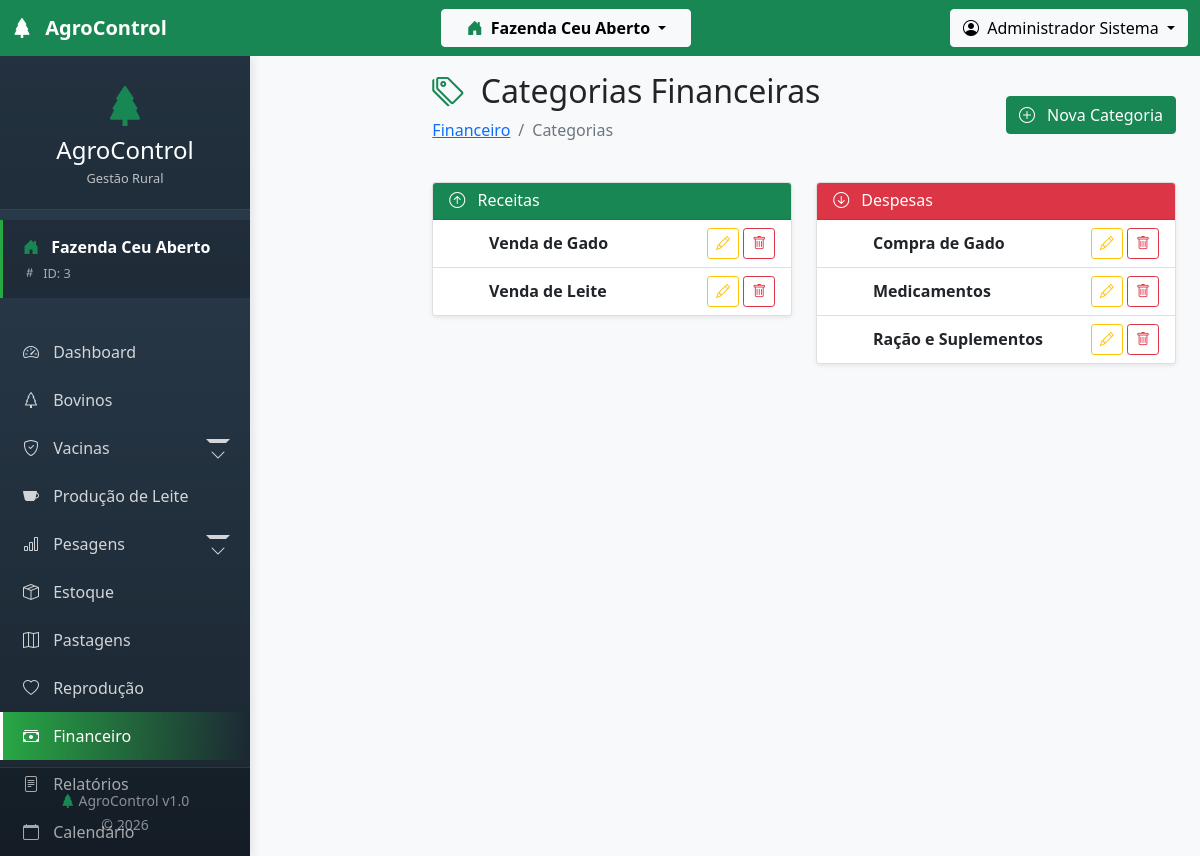
Page /modules/financeiro/categorias.php (signed in) on the committed database.
### tables this page shows
CREATE TABLE `categorias_financeiras` (
  `id` int(11) NOT NULL AUTO_INCREMENT,
  `id_fazenda` int(11) NOT NULL,
  `nome_categoria` varchar(100) NOT NULL,
  `tipo` enum('receita','despesa') NOT NULL,
  `codigo` varchar(30) DEFAULT NULL,
  `descricao` text DEFAULT NULL,
  `cor` varchar(20) DEFAULT NULL,
  `ativo` tinyint(1) DEFAULT 1,
  PRIMARY KEY (`id`),
  UNIQUE KEY `unique_categoria_fazenda` (`id_fazenda`,`nome_categoria`,`tipo`),
  CONSTRAINT `categorias_financeiras_ibfk_1` FOREIGN KEY (`id_fazenda`) REFERENCES `fazendas` (`id`) ON DELETE CASCADE
);

### config/tenant.php (called while the page is built, shortened)
<?php
require_once __DIR__ . '/database.php';
class TenantManager {
    public static function getActiveFarmId() {
        return $_SESSION['fazenda_ativa_id'] ?? null;
    }
}
function getActiveFarmId() {
    return TenantManager::getActiveFarmId();
}
?>

### config/database.php (called while the page is built, shortened)
<?php
$conn = new mysqli(DB_HOST, DB_USER, DB_PASSWORD, DB_NAME);
$conn->set_charset("utf8");
function executeQuery($sql) {
    global $conn;
    $result = $conn->query($sql);
    return $result;
}
?>

### modules/financeiro/categorias.php (the view, shortened to what this page needs)
<?php
require_once '../../config/database.php';
require_once '../../config/tenant.php';
$farmId = getActiveFarmId();
$sql = "SELECT * FROM categorias_financeiras
        WHERE id_fazenda = $farmId
        ORDER BY tipo, nome_categoria";
$categorias = executeQuery($sql);
include '../../includes/header.php';
include '../../includes/sidebar.php';
?>
<main class="col-lg-10 ms-auto px-4 py-3">
    <div class="d-flex justify-content-between align-items-center mb-4">
        <div>
            <h1 class="h2">
                <i class="bi bi-tags me-2 text-success"></i>
                Categorias Financeiras
            </h1>
            <nav aria-label="breadcrumb">
                <ol class="breadcrumb">
                    <li class="breadcrumb-item"><a href="index.php">Financeiro</a></li>
                    <li class="breadcrumb-item active">Categorias</li>
                </ol>
            </nav>
        </div>
        <button type="button" class="btn btn-success" data-bs-toggle="modal" data-bs-target="#novaCategoriaModal">
            <i class="bi bi-plus-circle me-2"></i>
            Nova Categoria
        </button>
    </div>
    <div class="row">
        <div class="col-md-6">
            <div class="card shadow-sm mb-4">
                <div class="card-header bg-success text-white">
                    <h6 class="card-title mb-0">
                        <i class="bi bi-arrow-up-circle me-2"></i>
                        Receitas
                    </h6>
                </div>
                <div class="list-group list-group-flush">
                    <?php
                    $categorias->data_seek(0);
                    while ($cat = $categorias->fetch_assoc()):
                        if ($cat['tipo'] == 'receita'):
                    ?>
                    <div class="list-group-item d-flex justify-content-between align-items-center">
                        <div>
                            <span class="badge me-2" style="background-color: <?php echo $cat['cor'] ?: '#28a745'; ?>">
                                <i class="bi bi-tag-fill"></i>
                            </span>
                            <strong><?php echo $cat['nome_categoria']; ?></strong>
                        </div>
                        <div>
                            <button class="btn btn-sm btn-outline-warning" onclick="editarCategoria(<?php echo htmlspecialchars(json_encode($cat)); ?>)">
                                <i class="bi bi-pencil"></i>
                            </button>
                            <a href="?delete=<?php echo $cat['id']; ?>"
                               class="btn btn-sm btn-outline-danger"
                               onclick="return confirm('Excluir categoria <?php echo $cat['nome_categoria']; ?>?')">
                                <i class="bi bi-trash"></i>
                            </a>
                        </div>
                    </div>
                    <?php endif; endwhile; ?>
                </div>
            </div>
        </div>
        <div class="col-md-6">
            <div class="card shadow-sm mb-4">
                <div class="card-header bg-danger text-white">
                    <h6 class="card-title mb-0">
                        <i class="bi bi-arrow-down-circle me-2"></i>
                        Despesas
                    </h6>
                </div>
                <div class="list-group list-group-flush">
                    <?php
                    $categorias->data_seek(0);
                    while ($cat = $categorias->fetch_assoc()):
                        if ($cat['tipo'] == 'despesa'):
                    ?>
                    <div class="list-group-item d-flex justify-content-between align-items-center">
                        <div>
                            <span class="badge me-2" style="background-color: <?php echo $cat['cor'] ?: '#dc3545'; ?>">
                                <i class="bi bi-tag-fill"></i>
                            </span>
                            <strong><?php echo $cat['nome_categoria']; ?></strong>
                        </div>
                        <div>
                            <button class="btn btn-sm btn-outline-warning" onclick="editarCategoria(<?php echo htmlspecialchars(json_encode($cat)); ?>)">
                                <i class="bi bi-pencil"></i>
                            </button>
                            <a href="?delete=<?php echo $cat['id']; ?>"
                               class="btn btn-sm btn-outline-danger"
                               onclick="return confirm('Excluir categoria <?php echo $cat['nome_categoria']; ?>?')">
                                <i class="bi bi-trash"></i>
                            </a>
                        </div>
                    </div>
                    <?php endif; endwhile; ?>
                </div>
            </div>
        </div>
    </div>
</main>
<?php include '../../includes/footer.php'; ?>

### assets/css/style.css (style rules this page uses)
:root { --primary-color: #28a745; --secondary-color: #6c757d; --success-color: #28a745; --danger-color: #dc3545; --warning-color: #ffc107; --info-color: #17a2b8; }
body { font-family: 'Segoe UI', Tahoma, Geneva, Verdana, sans-serif; background-color: #f8f9fa; }

### includes/header.php (style rules this page uses)
body { margin: 0; padding: 0; font-family: 'Segoe UI', Tahoma, Geneva, Verdana, sans-serif; }

### includes/sidebar.php (style rules this page uses)
html, body { height: 100%; margin: 0; overflow-x: hidden; }

### rows in the picture
categorias_financeiras: nome_categoria "Venda de Gado"
categorias_financeiras: nome_categoria "Venda de Leite"
categorias_financeiras: nome_categoria "Compra de Gado"
categorias_financeiras: nome_categoria "Medicamentos"
categorias_financeiras: nome_categoria "Ração e Suplementos"

### other values in the picture
$activeFarmName "Fazenda Ceu Aberto"
$_SESSION['usuario_nome'] "Administrador Sistema"
TenantManager::getActiveFarmName() "Fazenda Ceu Aberto"
$farmId "3"
